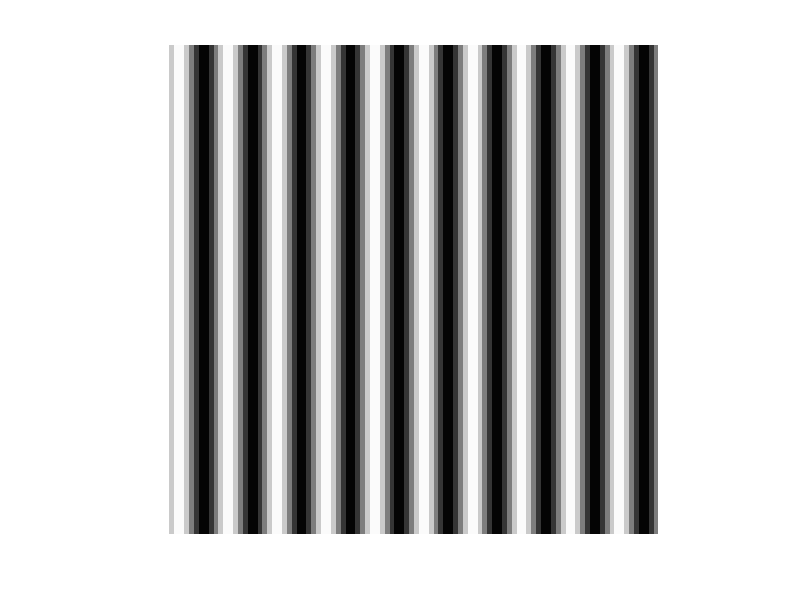
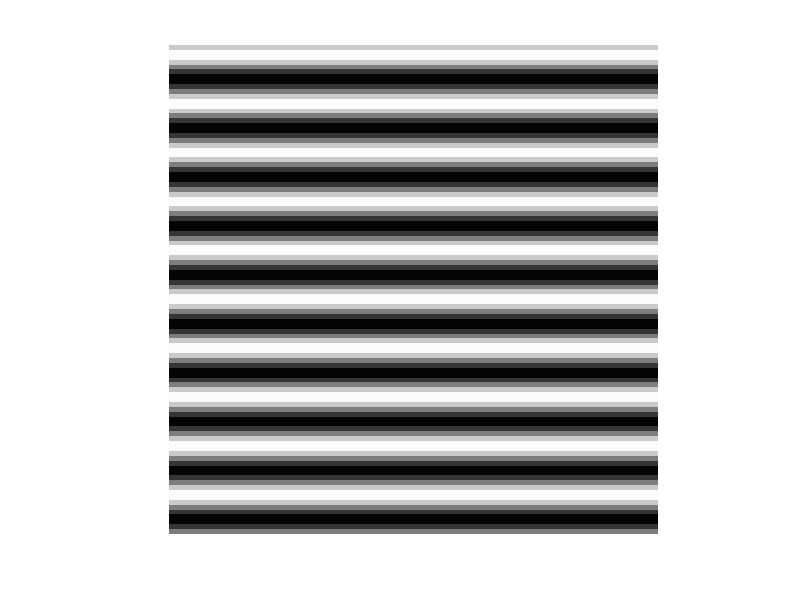
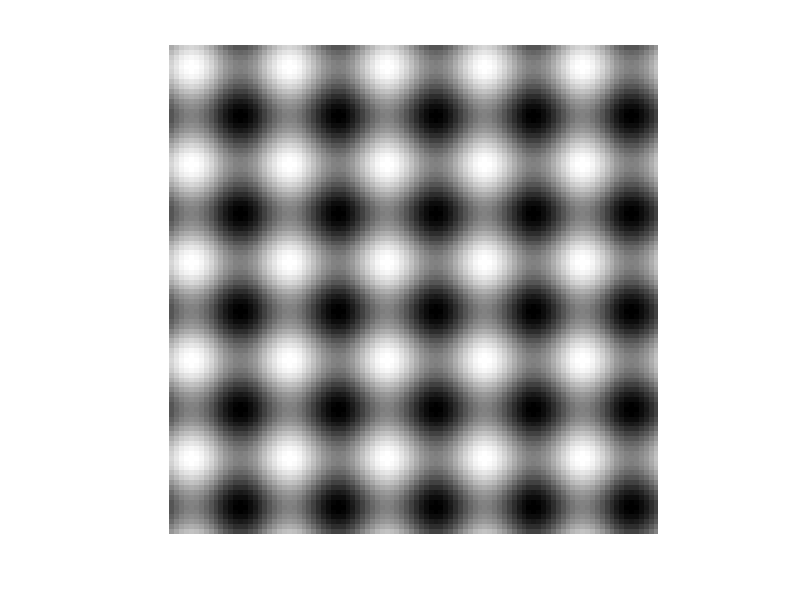
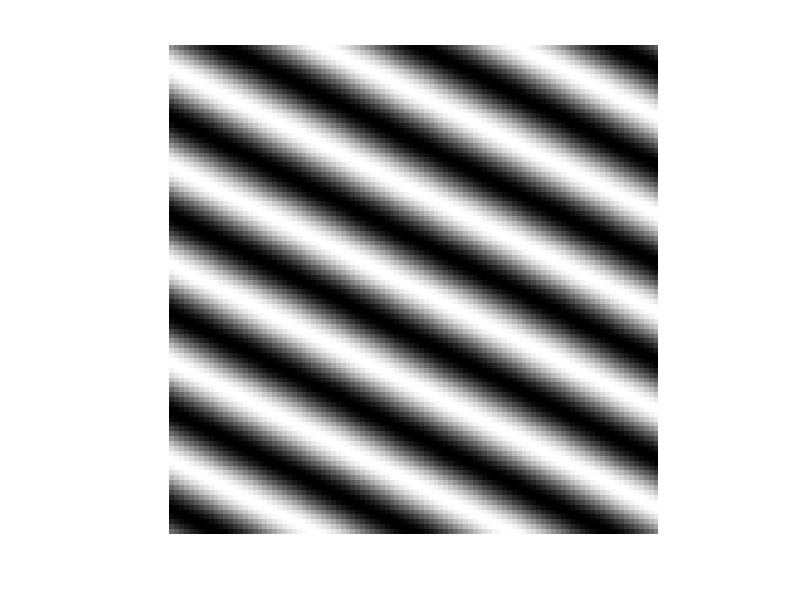

Source code (MATLAB) for these figures, in order:
%script to manually generate all the required images at once
clc;
clear;
width=100;
height=100;
frequency=10;
%Vertical Stripes
image=ones(height,width);
for column=1:width
image(:,column)=127*sin(frequency*2*pi*column/width)+127;
end
figure(1)
imshow(uint8(image));
imwrite(uint8(image),'vertical_stripes.jpg');

%Horizontal Stripes
image=ones(height,width);
for row=1:height
image(row,:)=127*sin(frequency*2*pi*row/height)+127;
end
figure(2)
imshow(uint8(image));
imwrite(uint8(image),'horizontal_stripes.jpg');


%Chessboard stripes positive slope
frequency=5;
image=ones(height,width);
for row=1:height
    for column=1:width
    image(row,column)=64*(sin(frequency*2*pi*row/height)+1+sin(frequency*2*pi*column/width)+1);
    end
end
figure(3)
imshow(uint8(image));
imwrite(uint8(image),'chessboard.jpg');

%Diagonal stripes positive slope
fx=10;
fy=-5;
image=ones(height,width);
for row=1:height
    for column=1:width
        image(row,column)=127*(sin(2*pi*((fx*row/height+fy*column/width))/2)+1);
    end
end
figure(4)
imshow(uint8(image));
imwrite(uint8(image),'diagonal_stripes.jpg');


%Chess 
image=ones(height,width);
shift=1;
for row=1:height
    if(mod(row,frequency)==1)
            shift = shift*-1;
    end
    for column=1:width           
        image(row,column)=127*shift*square(frequency*2*pi*(column-1)/width)+127;
    end
end    
figure(5)
imshow(uint8(image));
imwrite(uint8(image),'chess.jpg');

%Gaussian
maxSigma=3;
dx=2*maxSigma/width;
dy=2*maxSigma/height;

x=-maxSigma:dx:(maxSigma-dx);
y=-maxSigma:dy:(maxSigma-dy);
[X,Y] = meshgrid(x,y);
doubleImage=mvnpdf([X(:) Y(:)]);
image = mvnpdf([X(:) Y(:)]);
image = uint8(256.*reshape(image,length(x),length(y)));
figure(6)
imshow(image);
imwrite(image,'gaussian.jpg');

